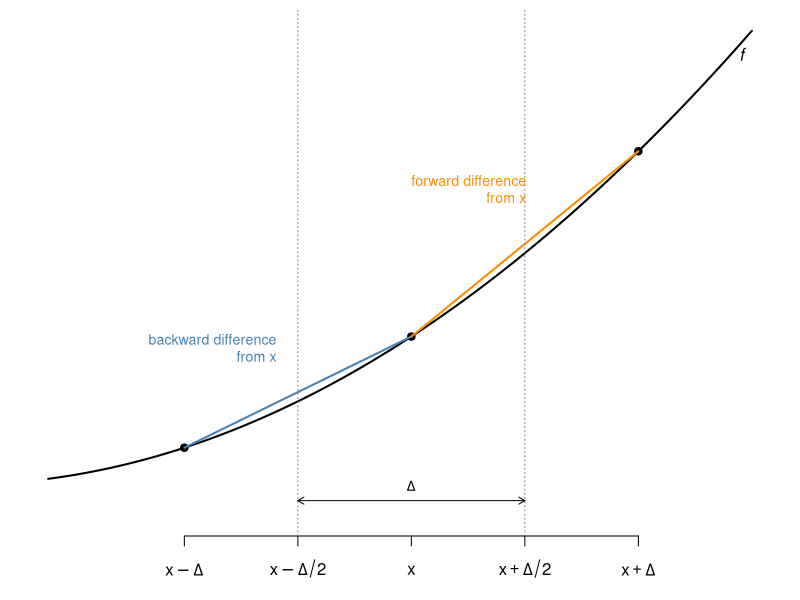
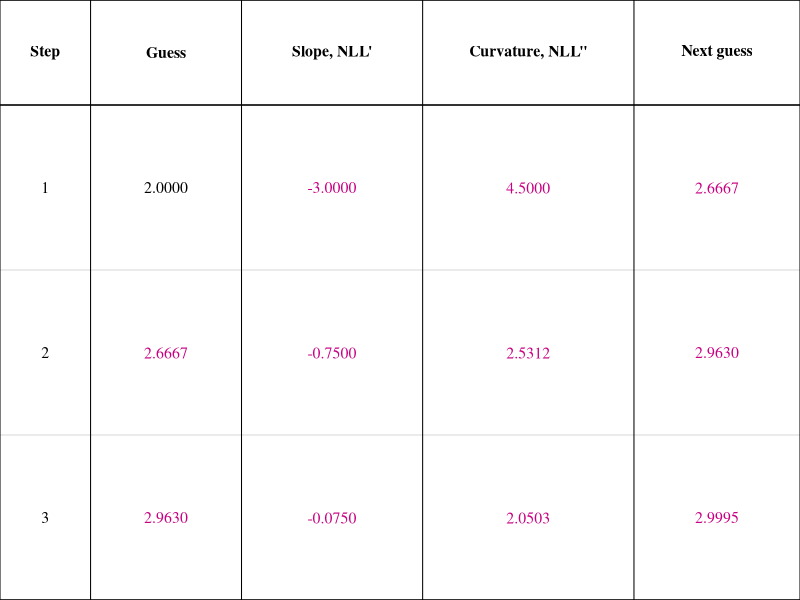
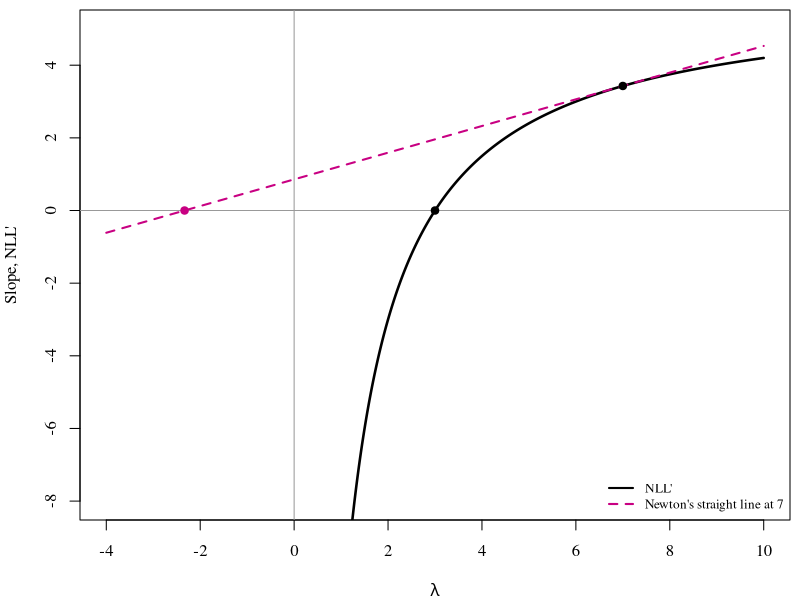

Source code (R) for these figures, in order:
## ---- chunk 1
knitr::opts_chunk$set(echo = FALSE, fig.width = 6.5, fig.height = 0.3)

# draws n full-width blank lines (margin to margin) for handwritten answers,
# as a single plot so spacing is deterministic; pair with fig.height = 0.3 * n
blank_lines <- function(n = 1) {
  par(mar = c(0, 0, 0, 0))
  plot(NA, xlim = c(0, 1), ylim = c(0, n), axes = FALSE, xlab = "", ylab = "")
  for (i in seq_len(n)) {
    segments(0, n - i + 0.5, 1, n - i + 0.5, lwd = 1)
  }
}

# reserves blank work space (no ruled lines) for equation manipulation /
# show-your-work; pair with fig.height set to however much room is needed
blank_space <- function() {
  par(mar = c(0, 0, 0, 0))
  plot.new()
}

# fill-in table drawn with base graphics so row height is controllable ("" = blank
# cell); headers/values may be plotmath expressions for math; pair with
# fig.height = header_height + nrow(body) * row_height
blank_table <- function(headers, body, col_widths = NULL,
                         header_height = 0.35, row_height = 0.5,
                         cex = 0.95, bold_rows = integer(0)) {
  nc <- length(headers); nr <- length(body)
  if (is.null(col_widths)) col_widths <- rep(1, nc)
  col_widths <- col_widths / sum(col_widths)
  cx <- c(0, cumsum(col_widths))
  h_total <- header_height + nr * row_height
  par(mar = c(0, 0, 0, 0), family = "serif")
  plot(NA, xlim = c(0, 1), ylim = c(0, h_total), axes = FALSE, xlab = "", ylab = "",
       xaxs = "i", yaxs = "i")
  y <- h_total
  segments(0, y, 1, y, lwd = 1.5)
  y <- y - header_height
  segments(0, y, 1, y, lwd = 1.5)
  for (i in seq_len(nr)) {
    y <- y - row_height
    segments(0, y, 1, y, lwd = if (i == nr) 1.5 else 0.5,
             col = if (i == nr) "black" else "grey70")
  }
  for (v in cx) segments(v, 0, v, h_total, lwd = 1)
  yh <- h_total - header_height / 2
  for (j in seq_len(nc)) text((cx[j] + cx[j + 1]) / 2, yh, labels = headers[[j]], font = 2, cex = cex)
  y <- h_total - header_height
  for (i in seq_len(nr)) {
    yc <- y - row_height / 2
    fnt <- if (i %in% bold_rows) 2 else 1
    for (j in seq_len(nc)) {
      val <- body[[i]][[j]]
      if (!identical(val, "")) text((cx[j] + cx[j + 1]) / 2, yc, labels = val, font = fnt, cex = cex)
    }
    y <- y - row_height
  }
}

# keeps a prompt and its answer space on one PDF page: place `r nq(...)` on its
# own line just above the prompt. Emits nothing in non-LaTeX output. lines =
# lines of prompt text, rows = rows of blank space below it (0.3 in each),
# extra = any other height (in inches), e.g. a table
nq <- function(lines, rows = 0, extra = 0) {
  if (!knitr::is_latex_output()) return("")
  knitr::asis_output(sprintf("\n\\needspace{%.2fin}\n", 0.23 * lines + 0.15 + 0.3 * rows + extra))
}
## ---- chunk 2
ans_col <- rgb(200, 0, 130, maxColorValue = 255)
# redraws blank_table() so cells flagged TRUE in `ans` use the answer color
blank_table <- function(headers, body, col_widths = NULL,
                        header_height = 0.35, row_height = 0.5,
                        cex = 0.95, bold_rows = integer(0), ans = NULL) {
  nc <- length(headers); nr <- length(body)
  if (is.null(col_widths)) col_widths <- rep(1, nc)
  col_widths <- col_widths / sum(col_widths)
  cx <- c(0, cumsum(col_widths))
  h_total <- header_height + nr * row_height
  par(mar = c(0, 0, 0, 0), family = "serif")
  plot(NA, xlim = c(0, 1), ylim = c(0, h_total), axes = FALSE, xlab = "", ylab = "",
       xaxs = "i", yaxs = "i")
  y <- h_total
  segments(0, y, 1, y, lwd = 1.5)
  y <- y - header_height
  segments(0, y, 1, y, lwd = 1.5)
  for (i in seq_len(nr)) {
    y <- y - row_height
    segments(0, y, 1, y, lwd = if (i == nr) 1.5 else 0.5,
             col = if (i == nr) "black" else "grey70")
  }
  for (v in cx) segments(v, 0, v, h_total, lwd = 1)
  yh <- h_total - header_height / 2
  for (j in seq_len(nc)) text((cx[j] + cx[j + 1]) / 2, yh, labels = headers[[j]], font = 2, cex = cex)
  y <- h_total - header_height
  for (i in seq_len(nr)) {
    yc <- y - row_height / 2
    for (j in seq_len(nc)) {
      val <- body[[i]][[j]]
      is_ans <- !is.null(ans) && isTRUE(ans[[i]][[j]])
      if (!identical(val, "")) text((cx[j] + cx[j + 1]) / 2, yc, labels = val, cex = cex,
                                    font = if (i %in% bold_rows) 2 else 1,
                                    col = if (is_ans) ans_col else "black")
    }
    y <- y - row_height
  }
}
## ---- chunk 3
nll <- function(l) 6 * l - 18 * log(l)
d1 <- function(l) 6 - 18 / l
d2 <- function(l) 18 / l^2
f <- round(nll(c(1.5, 2, 2.5)), 4)
fwd <- (f[3] - f[2]) / 0.5
ctr <- (f[3] - f[1]) / 1
sec <- (f[3] - 2 * f[2] + f[1]) / 0.25
steps <- matrix(NA, 3, 4)
l <- 2
for (i in seq_len(3)) {
  steps[i, ] <- c(l, d1(l), d2(l), l - d1(l) / d2(l))
  l <- steps[i, 4]
}
from7 <- 7 - d1(7) / d2(7)
fd_step <- 2 - fwd / sec
ctr_step <- 2 - ctr / sec
r4 <- function(v) formatC(v, format = "f", digits = 4)
r3 <- function(v) formatC(v, format = "f", digits = 3)
## ---- chunk 4
f_demo <- function(t) 0.35 * t^2
x_pts <- c(1, 2, 3)
par(mar = c(3.2, 1, 0.5, 1))
curve(f_demo, 0.4, 3.5, lwd = 2, axes = FALSE, xlab = "", ylab = "",
      ylim = c(-0.3, 4.3))
axis(1, at = c(1, 1.5, 2, 2.5, 3), padj = 0.3,
     labels = c(expression(x - Delta), expression(x - Delta/2), expression(x),
                expression(x + Delta/2), expression(x + Delta)))
points(x_pts, f_demo(x_pts), pch = 19)
segments(x_pts[1], f_demo(x_pts[1]), x_pts[2], f_demo(x_pts[2]), lwd = 2,
         col = "steelblue")
segments(x_pts[2], f_demo(x_pts[2]), x_pts[3], f_demo(x_pts[3]), lwd = 2,
         col = "darkorange")
abline(v = c(1.5, 2.5), lty = 3, col = "grey50")
text(1.45, 1.25, "backward difference\nfrom x", col = "steelblue", pos = 2,
     cex = 0.85)
text(2.55, 2.75, "forward difference\nfrom x", col = "darkorange", pos = 2,
     cex = 0.85)
text(3.4, f_demo(3.4), "f", pos = 4, font = 3)
arrows(1.5, -0.15, 2.5, -0.15, code = 3, length = 0.07)
text(2, -0.15, expression(Delta), pos = 3, cex = 0.9)
## ---- chunk 5
blank_table(
  headers = list("Step", "Guess", "Slope, NLL'", "Curvature, NLL''", "Next guess"),
  body = lapply(1:3, function(i) c(as.character(i), r4(steps[i, 1]), r4(steps[i, 2]),
                                    r4(steps[i, 3]), r4(steps[i, 4]))),
  col_widths = c(0.6, 1, 1.2, 1.4, 1.1),
  row_height = 0.55,
  ans = lapply(1:3, function(i) c(FALSE, i > 1, TRUE, TRUE, TRUE))
)
## ---- chunk 6
l_seq <- seq(0.8, 10, length.out = 400)
l_line <- seq(-4, 10, length.out = 400)
par(mar = c(4, 4, 0.5, 0.5))
plot(l_seq, d1(l_seq), type = "l", lwd = 2.5, xlim = c(-4, 10), ylim = c(-8, 5),
     xlab = expression(lambda), ylab = "Slope, NLL'")
lines(l_line, d1(7) + d2(7) * (l_line - 7), lwd = 2, lty = 2, col = ans_col)
abline(h = 0, v = 0, col = "grey60")
points(c(7, from7, 3), c(d1(7), 0, 0), pch = 19, col = c("black", ans_col, "black"))
legend("bottomright", c("NLL'", "Newton's straight line at 7"), lwd = 2, lty = c(1, 2),
       col = c("black", ans_col), bty = "n", cex = 0.8)
